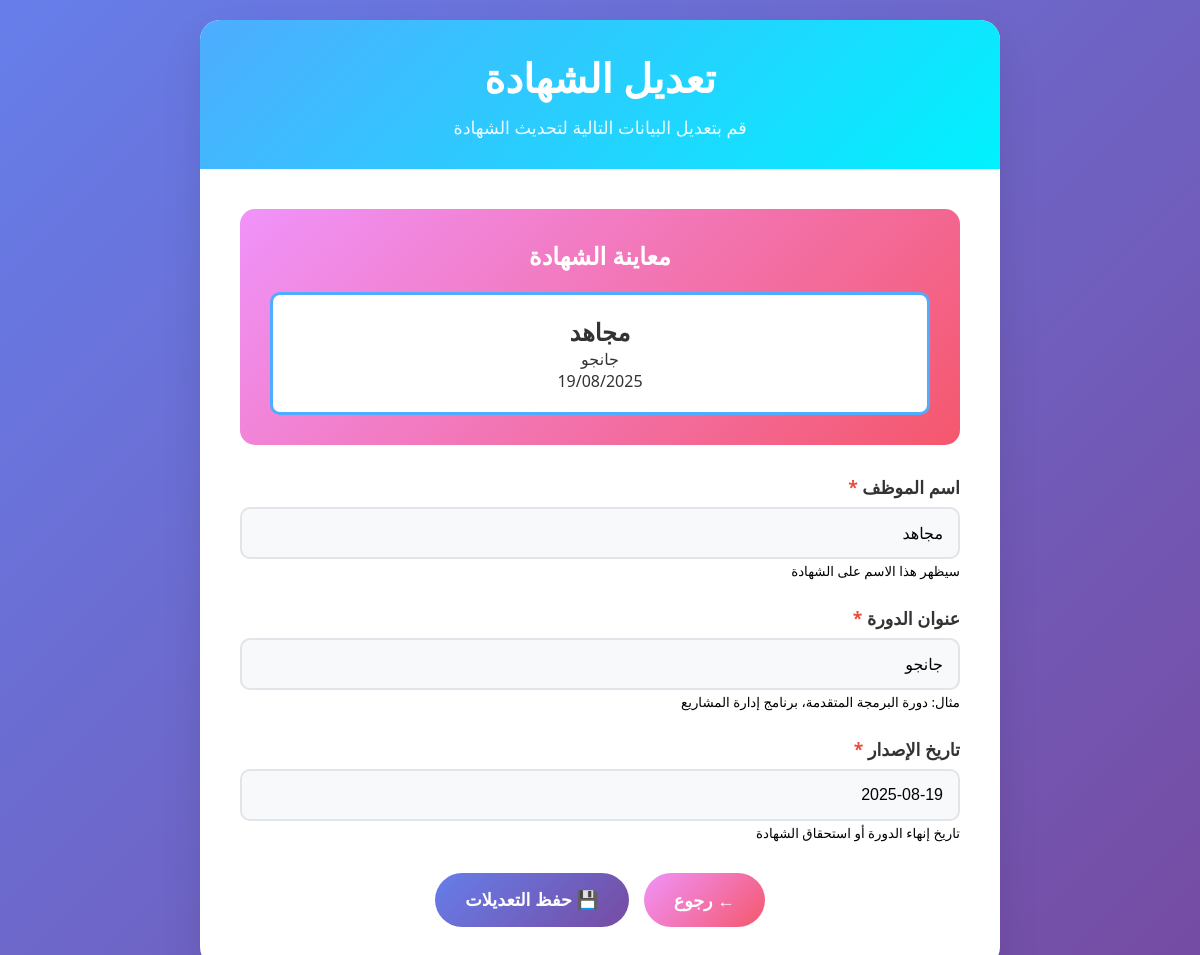
The page /edit/3/ on the database its author committed.
### main/models.py (models this page shows, shortened)
class Certificate(models.Model):
    employee_name = models.CharField(max_length=200)
    course_title = models.CharField(max_length=200)
    issue_date = models.DateField()
    logo = models.ImageField(upload_to="logos/", blank=True, null=True)
    pdf_file = models.FileField(upload_to="certificates/", blank=True, null=True)
    created_at = models.DateTimeField(auto_now_add=True)

### main/views.py (the view)
# urls.py: path('edit/<int:cert_id>/', views.edit_certificate, name="edit_certificate"),
def edit_certificate(request, cert_id):
    try:
        cert = Certificate.objects.get(id=cert_id)
    except Certificate.DoesNotExist:
        return redirect("main:list_certificates")
    if request.method == "POST":
        form = CertificateForm(request.POST, request.FILES, instance=cert)
        if form.is_valid():
            cert = form.save()
            pdf_path = generate_certificate(cert)
            cert.pdf_file.name = pdf_path.replace("media/", "")
            cert.save()
            return redirect("main:list_certificates")
    else:
        form = CertificateForm(instance=cert)
    return render(request, "main/edit_certificate.html", {"form": form, "cert": cert})

### main/forms.py
class CertificateForm(forms.ModelForm):
    class Meta:
        model = Certificate
        fields = ['employee_name', 'course_title', 'issue_date', 'logo']

### main/templates/main/edit_certificate.html (shortened to what this page needs)
<!DOCTYPE html>
<html lang="ar" dir="rtl">
<head>
</head>
<body>
    <div class="container">
        <div class="header">
            <h1>تعديل الشهادة</h1>
            <p>قم بتعديل البيانات التالية لتحديث الشهادة</p>
        </div>
        <div class="form-container">
            <div class="preview-section">
                <h3>معاينة الشهادة</h3>
                <div class="certificate-preview">
                    <h2 id="preview-name">{{ cert.employee_name }}</h2>
                    <p id="preview-course">{{ cert.course_title }}</p>
                    <p id="preview-date">{{ cert.issue_date|date:"d/m/Y" }}</p>
                </div>
            </div>
            <form method="post" enctype="multipart/form-data">
                <div class="form-group">
                    <label for="{{ form.employee_name.id_for_label }}">اسم الموظف <span class="required">*</span></label>
                    {{ form.employee_name }}
                    <small>سيظهر هذا الاسم على الشهادة</small>
                </div>
                <div class="form-group">
                    <label for="{{ form.course_title.id_for_label }}">عنوان الدورة <span class="required">*</span></label>
                    {{ form.course_title }}
                    <small>مثال: دورة البرمجة المتقدمة، برنامج إدارة المشاريع</small>
                </div>
                <div class="form-group">
                    <label for="{{ form.issue_date.id_for_label }}">تاريخ الإصدار <span class="required">*</span></label>
                    {{ form.issue_date }}
                    <small>تاريخ إنهاء الدورة أو استحقاق الشهادة</small>
                </div>
                <div class="btn-container">
                    <a href="{% url 'main:list_certificates' %}" class="btn btn-secondary">← رجوع</a>
                    <button type="submit" class="btn btn-primary">💾 حفظ التعديلات</button>
                </div>
            </form>
        </div>
    </div>
</body>
</html>

### main/templates/main/edit_certificate.html (style rules this page uses)
* { margin: 0; padding: 0; box-sizing: border-box; }
body { font-family: 'Segoe UI', Tahoma, Geneva, Verdana, sans-serif; background: linear-gradient(135deg, #667eea 0%, #764ba2 100%); min-height: 100vh; padding: 20px; direction: rtl; }
.container { max-width: 800px; margin: 0 auto; background: white; border-radius: 20px; box-shadow: 0 20px 40px rgba(0,0,0,0.1); overflow: hidden; }
.header { background: linear-gradient(135deg, #4facfe 0%, #00f2fe 100%); color: white; padding: 30px; text-align: center; }
.header h1 { font-size: 2.5rem; margin-bottom: 10px; font-weight: 700; }
.header p { font-size: 1.1rem; opacity: 0.9; }
.form-container { padding: 40px; }
.preview-section { background: linear-gradient(135deg, #f093fb 0%, #f5576c 100%); color: white; padding: 30px; margin-bottom: 30px; border-radius: 15px; text-align: center; }
.preview-section h3 { font-size: 1.5rem; margin-bottom: 15px; }
.certificate-preview { background: white; color: #333; padding: 20px; border-radius: 10px; border: 3px solid #4facfe; margin-top: 20px; }
.form-group { margin-bottom: 25px; }
.form-group label { display: block; margin-bottom: 8px; font-weight: 600; color: #333; font-size: 1.1rem; }
.form-group input, .form-group textarea { width: 100%; padding: 15px; border: 2px solid #e1e5e9; border-radius: 10px; font-size: 1rem; transition: all 0.3s ease; background: #f8f9fa; }
.btn-container { display: flex; gap: 15px; justify-content: center; margin-top: 30px; }
.btn { padding: 15px 30px; border: none; border-radius: 50px; font-size: 1.1rem; font-weight: 600; cursor: pointer; transition: all 0.3s ease; text-decoration: none; display: inline-flex; align-items: center; gap: 10px; }
.btn-primary { background: linear-gradient(135deg, #667eea 0%, #764ba2 100%); color: white; }
.btn-secondary { background: linear-gradient(135deg, #f093fb 0%, #f5576c 100%); color: white; }
.required { color: #e74c3c; }

### rows shown on the page
Certificate: employee_name "مجاهد", course_title "جانجو", issue_date "19/08/2025", issue_date "2025-08-19"
